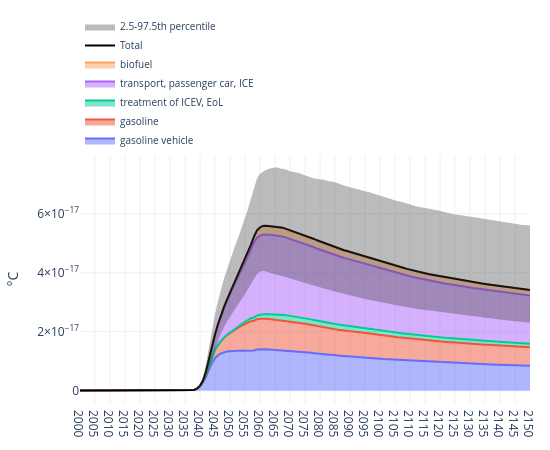

The cell this chart's notebook holds for it:
### Code cell
from trails import plot_temp

plot_temp(
    trails,
    by="root activity",
    title="Temperature change by root activity",
    method_label="°C",
    year_range=(2000, 2150),
)

### Figure 1 — Plotly figure (JSON) as saved in the notebook; plotly's stock layout.template omitted (floating-point values rounded to 4 significant figures; data arrays with more than 128 entries replaced by an {"elided": "..."} marker saying what was removed)
{"data": [{"hovertemplate": "<b>%{meta}</b><br>Year: %{x}<br>°C: %{y:.6g}<extra></extra>", "meta": "gasoline vehicle", "mode": "lines", "name": "gasoline vehicle", "showlegend": true, "stackgroup": "one", "type": "scatter", "x": {"elided": "151 int values"}, "y": {"elided": "151 float values"}}, {"hovertemplate": "<b>%{meta}</b><br>Year: %{x}<br>°C: %{y:.6g}<extra></extra>", "meta": "gasoline", "mode": "lines", "name": "gasoline", "showlegend": true, "stackgroup": "one", "type": "scatter", "x": {"elided": "151 int values"}, "y": {"elided": "151 float values"}}, {"hovertemplate": "<b>%{meta}</b><br>Year: %{x}<br>°C: %{y:.6g}<extra></extra>", "meta": "treatment of ICEV, EoL", "mode": "lines", "name": "treatment of ICEV, EoL", "showlegend": true, "stackgroup": "one", "type": "scatter", "x": {"elided": "151 int values"}, "y": {"elided": "151 float values"}}, {"hovertemplate": "<b>%{meta}</b><br>Year: %{x}<br>°C: %{y:.6g}<extra></extra>", "meta": "transport, passenger car, ICE", "mode": "lines", "name": "transport, passenger car, ICE", "showlegend": true, "stackgroup": "one", "type": "scatter", "x": {"elided": "151 int values"}, "y": {"elided": "151 float values"}}, {"hovertemplate": "<b>%{meta}</b><br>Year: %{x}<br>°C: %{y:.6g}<extra></extra>", "meta": "biofuel", "mode": "lines", "name": "biofuel", "showlegend": true, "stackgroup": "one", "type": "scatter", "x": {"elided": "151 int values"}, "y": {"elided": "151 float values"}}, {"hovertemplate": "<b>Total</b><br>Year: %{x}<br>Total temperature change: %{y:.6g}<extra></extra>", "line": {"color": "black", "width": 2}, "mode": "lines", "name": "Total", "showlegend": true, "type": "scatter", "x": {"elided": "151 int values"}, "y": {"elided": "151 float values"}, "yaxis": "y"}, {"hoverinfo": "skip", "line": {"width": 0}, "mode": "lines", "showlegend": false, "type": "scatter", "x": {"elided": "151 int values"}, "y": {"elided": "151 float values"}, "yaxis": "y"}, {"fill": "tonexty", "fillcolor": "rgba(60,60,60,0.35)", "line": {"width": 0}, "mode": "lines", "name": "2.5-97.5th percentile", "type": "scatter", "x": {"elided": "151 int values"}, "y": {"elided": "151 float values"}, "yaxis": "y"}], "layout": {"annotations": [{"showarrow": false, "text": "Temperature change by root activity", "x": 0.5, "xanchor": "center", "xref": "paper", "y": -0.2, "yanchor": "top", "yref": "paper"}], "height": 450, "hoverlabel": {"align": "left", "font": {"size": 11}}, "hovermode": "x unified", "legend": {"entrywidth": 260, "entrywidthmode": "pixels", "font": {"size": 10}, "orientation": "h", "x": 0, "xanchor": "left", "y": 1, "yanchor": "bottom"}, "margin": {"b": 40, "l": 60, "r": 20, "t": 119}, "title": {"text": "", "x": 0.5, "xanchor": "center"}, "width": 550, "xaxis": {"dtick": 5, "range": [2000, 2150], "showgrid": true, "tick0": 2000, "tickmode": "linear"}, "yaxis": {"showgrid": true, "title": {"text": "°C"}, "type": "linear"}}}
